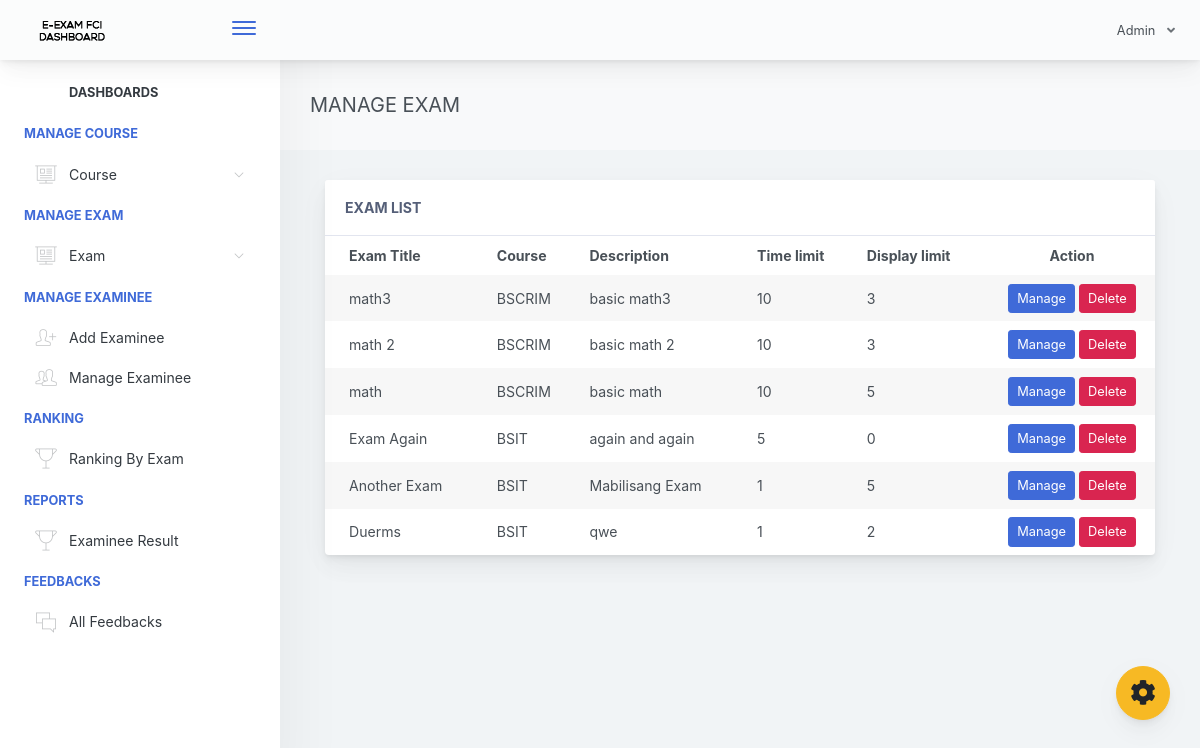
Screenshot of /adminpanel/admin/home.php?page=manage-exam (signed in) with the database file from the repository.
### tables this page shows
CREATE TABLE `exam_tbl` (
  `ex_id` int(11) NOT NULL,
  `cou_id` int(11) NOT NULL,
  `ex_title` varchar(1000) NOT NULL,
  `ex_time_limit` varchar(1000) NOT NULL,
  `ex_questlimit_display` int(11) NOT NULL,
  `ex_description` varchar(1000) NOT NULL,
  `ex_created` timestamp NOT NULL DEFAULT CURRENT_TIMESTAMP ON UPDATE CURRENT_TIMESTAMP
);

CREATE TABLE `course_tbl` (
  `cou_id` int(11) NOT NULL,
  `cou_name` varchar(1000) NOT NULL,
  `cou_created` timestamp NOT NULL DEFAULT CURRENT_TIMESTAMP ON UPDATE CURRENT_TIMESTAMP
);

### adminpanel/admin/pages/manage-exam.php (the view, shortened to what this page needs)
<div class="app-main__outer">
        <div class="app-main__inner">
            <div class="app-page-title">
                <div class="page-title-wrapper">
                    <div class="page-title-heading">
                        <div>MANAGE EXAM</div>
                    </div>
                </div>
            </div>
            <div class="col-md-12">
                <div class="main-card mb-3 card">
                    <div class="card-header">ExAM List
                    </div>
                    <div class="table-responsive">
                        <table class="align-middle mb-0 table table-borderless table-striped table-hover" id="tableList">
                            <thead>
                            <tr>
                                <th class="text-left pl-4">Exam Title</th>
                                <th class="text-left ">Course</th>
                                <th class="text-left ">Description</th>
                                <th class="text-left ">Time limit</th>
                                <th class="text-left ">Display limit</th>
                                <th class="text-center" width="20%">Action</th>
                            </tr>
                            </thead>
                            <tbody>
                              <?php
                                $selExam = $conn->query("SELECT * FROM exam_tbl ORDER BY ex_id DESC ");
                                if($selExam->rowCount() > 0)
                                {
                                    while ($selExamRow = $selExam->fetch(PDO::FETCH_ASSOC)) { ?>
                                        <tr>
                                            <td class="pl-4"><?php echo $selExamRow['ex_title']; ?></td>
                                            <td>
                                                <?php
                                                    $courseId =  $selExamRow['cou_id'];
                                                    $selCourse = $conn->query("SELECT * FROM course_tbl WHERE cou_id='$courseId' ");
                                                    while ($selCourseRow = $selCourse->fetch(PDO::FETCH_ASSOC)) {
                                                        echo $selCourseRow['cou_name'];
                                                    }
                                                ?>
                                            </td>
                                            <td><?php echo $selExamRow['ex_description']; ?></td>
                                            <td><?php echo $selExamRow['ex_time_limit']; ?></td>
                                            <td><?php echo $selExamRow['ex_questlimit_display']; ?></td>
                                            <td class="text-center">
                                             <a href="manage-exam.php?id=<?php echo $selExamRow['ex_id']; ?>" type="button" class="btn btn-primary btn-sm">Manage</a>
                                             <button type="button" id="deleteExam" data-id='<?php echo $selExamRow['ex_id']; ?>'  class="btn btn-danger btn-sm">Delete</button>
                                            </td>
                                        </tr>
                                    <?php }
                                }
                               ?>
                            </tbody>
                        </table>
                    </div>
                </div>
            </div>
</div>

### adminpanel/admin/includes/header.php (shortened to what this page needs)
<!doctype html>
<html lang="en">
<head>
    <link href="./main.css" rel="stylesheet">
    <link href="css/sweetalert.css" rel="stylesheet">
    <link href="css/facebox.css" rel="stylesheet">
</head>
<body id="body">
    <div class="app-container app-theme-white body-tabs-shadow fixed-sidebar fixed-header">
        <div class="app-header header-shadow">
            <div class="app-header__logo">
                <div class="logo-src"></div>
                <div class="header__pane ml-auto">
                    <div>
                        <button type="button" class="hamburger close-sidebar-btn hamburger--elastic" data-class="closed-sidebar">
                            <span class="hamburger-box">
                                <span class="hamburger-inner"></span>
                            </span>
                        </button>
                    </div>
                </div>
            </div>
                <div class="app-header__content">
                <div class="app-header-right">
                    <div class="header-btn-lg pr-0">
                        <div class="widget-content p-0">
                            <div class="widget-content-wrapper">
                                <div class="widget-content-left">
                                    <div class="btn-group">
                                        <a data-toggle="dropdown" aria-haspopup="true" aria-expanded="false" class="p-0 btn">
                                            Admin
                                            <i class="fa fa-angle-down ml-2 opacity-8"></i>
                                        </a>
                                    </div>
                                </div>
                            </div>
                        </div>
                    </div>        </div>
            </div>
        </div>

### adminpanel/admin/includes/ui-theme.php (shortened to what this page needs)
<div class="ui-theme-settings">
            <button type="button" id="TooltipDemo" class="btn-open-options btn btn-warning">
                <i class="fa fa-cog fa-w-16 fa-spin fa-2x"></i>
            </button>
        </div>

### adminpanel/admin/home.php (shortened to what this page needs)
<?php include("includes/header.php"); ?>
<?php include("includes/ui-theme.php"); ?>
<div class="app-main">
<?php include("includes/sidebar.php"); ?>
<?php
   @$page = $_GET['page'];
   if($page != '')
   {
     if($page == "add-course")
     {
     include("pages/add-course.php");
     }
     else if($page == "manage-course")
     {
     	include("pages/manage-course.php");
     }
     else if($page == "manage-exam")
     {
      include("pages/manage-exam.php");
     }
   }
   else
   {
     include("pages/home.php");
   }
 ?>
<?php include("includes/footer.php"); ?>

### adminpanel/admin/includes/sidebar.php (shortened to what this page needs)
<div class="app-sidebar sidebar-shadow">
                     <div class="scrollbar-sidebar">
                     <div class="app-sidebar__inner">
                         <ul class="vertical-nav-menu">
                             <li class="app-sidebar__heading"><a href="home.php">Dashboards</a></li>
                             <li class="app-sidebar__heading">MANAGE COURSE</li>
                             <li>
                                 <a href="#">
                                      <i class="metismenu-icon pe-7s-display2"></i>
                                      Course
                                     <i class="metismenu-state-icon pe-7s-angle-down caret-left"></i>
                                 </a>
                             </li>
                             <li class="app-sidebar__heading">MANAGE EXAM</li>
                             <li>
                                 <a href="#">
                                      <i class="metismenu-icon pe-7s-display2"></i>
                                      Exam
                                     <i class="metismenu-state-icon pe-7s-angle-down caret-left"></i>
                                 </a>
                             </li>
                             <li class="app-sidebar__heading">MANAGE EXAMINEE</li>
                             <li>
                                 <a href="" data-toggle="modal" data-target="#modalForAddExaminee">
                                     <i class="metismenu-icon pe-7s-add-user">
                                     </i>Add Examinee
                                 </a>
                             </li>
                             <li>
                                 <a href="home.php?page=manage-examinee">
                                     <i class="metismenu-icon pe-7s-users">
                                     </i>Manage Examinee
                                 </a>
                             </li>
                             <li class="app-sidebar__heading">RANKING</li>
                             <li>
                                 <a href="home.php?page=ranking-exam">
                                     <i class="metismenu-icon pe-7s-cup">
                                     </i>Ranking By Exam
                                 </a>
                             </li>
                             <li class="app-sidebar__heading">REPORTS</li>
                             <li>
                                 <a href="home.php?page=examinee-result">
                                     <i class="metismenu-icon pe-7s-cup">
                                     </i>Examinee Result
                                 </a>
                             </li>
                              <li class="app-sidebar__heading">FEEDBACKS</li>
                             <li>
                                 <a href="home.php?page=feedbacks">
                                     <i class="metismenu-icon pe-7s-chat">
                                     </i>All Feedbacks
                                 </a>
                             </li>
                         </ul>
                     </div>
                 </div>
             </div>

### adminpanel/admin/includes/footer.php (shortened to what this page needs)
    </div>
        </div>
    </div>
<script type="text/javascript" src="./assets/scripts/main.js"></script></body>
</html>

### rows the page displays
exam_tbl: ex_title "math3", ex_description "basic math3", ex_time_limit "10", ex_questlimit_display "3"
course_tbl: cou_name "BSCRIM"
exam_tbl: ex_title "math 2", ex_description "basic math 2", ex_time_limit "10", ex_questlimit_display "3"
exam_tbl: ex_title "math", ex_description "basic math", ex_time_limit "10", ex_questlimit_display "5"
exam_tbl: ex_title "Exam Again", ex_description "again and again", ex_time_limit "5", ex_questlimit_display "0"
course_tbl: cou_name "BSIT"
exam_tbl: ex_title "Another Exam", ex_description "Mabilisang Exam", ex_time_limit "1", ex_questlimit_display "5"
exam_tbl: ex_title "Duerms", ex_description "qwe", ex_time_limit "1", ex_questlimit_display "2"
